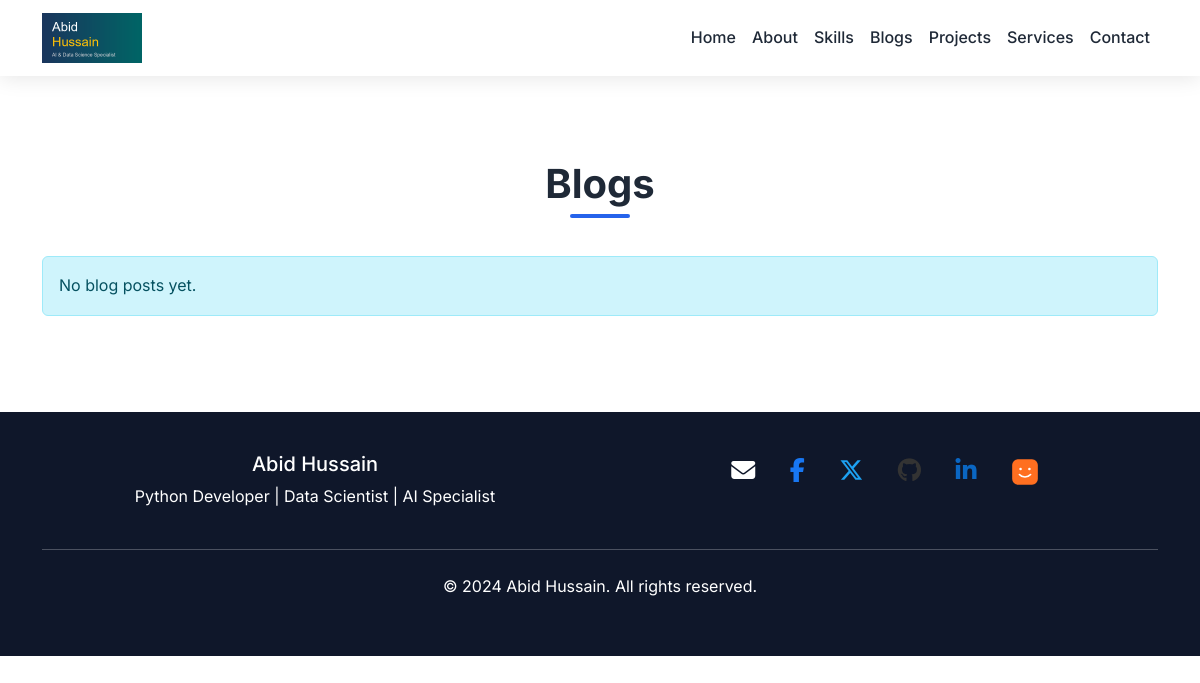
/blogs/, run on an earlier commit of the app's database.
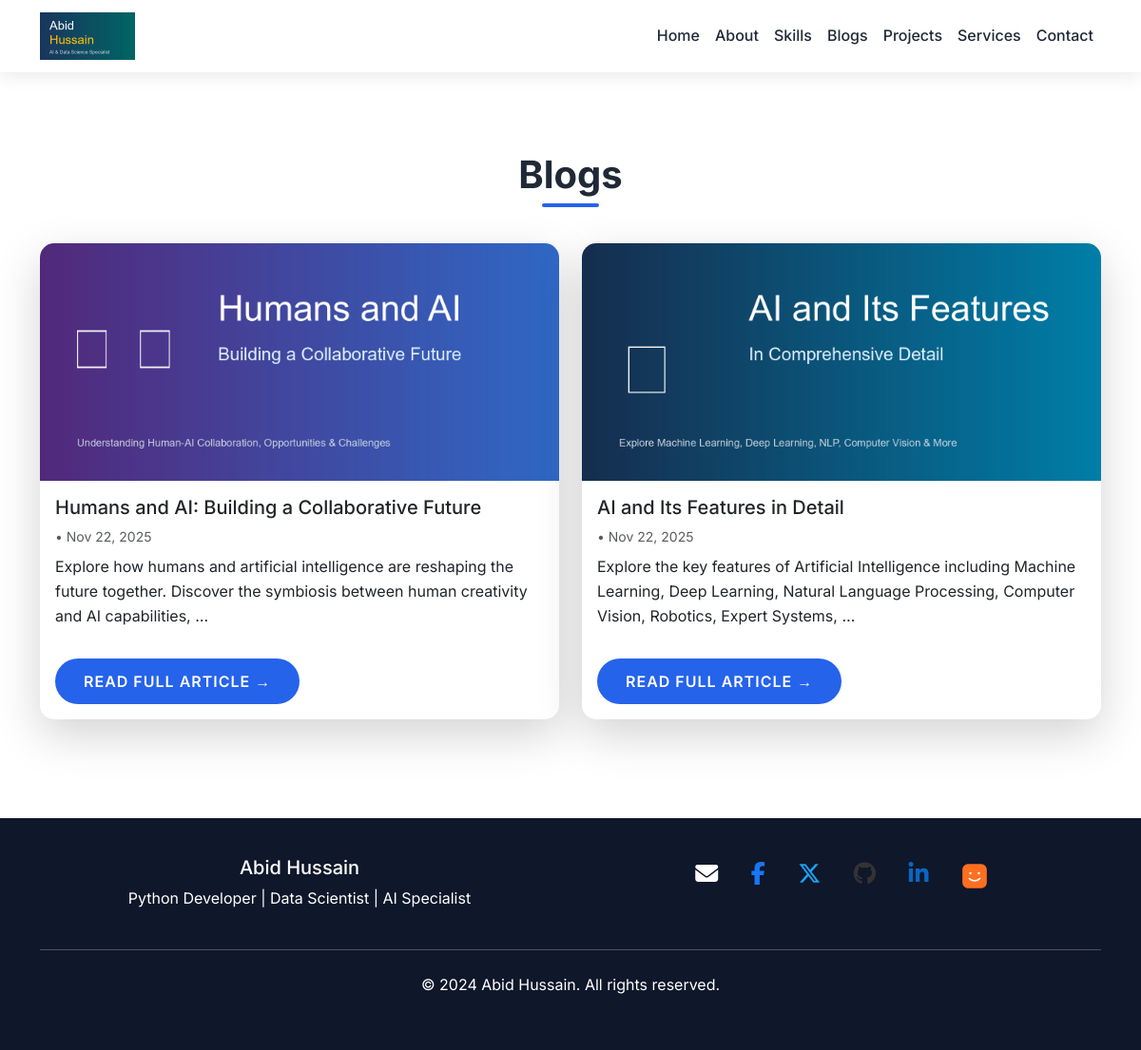
And on a later commit of the database.
### portfolio/models.py (models this page shows, shortened)
class Blog(models.Model):
    title = models.CharField(max_length=255)
    slug = models.SlugField(max_length=255, unique=True)
    author = models.ForeignKey(User, on_delete=models.CASCADE, related_name='blog_posts', null=True, blank=True)
    excerpt = models.TextField(blank=True)
    content = models.TextField()
    published_date = models.DateField(null=True, blank=True)
    created_at = models.DateTimeField(auto_now_add=True)
    updated_at = models.DateTimeField(auto_now=True)
    image = models.ImageField(upload_to='blog/', blank=True, null=True)
    class Meta:
        ordering = ['-published_date', '-created_at']

### portfolio/views/main.py (the view)
# urls.py: path('blogs/', views.blogs, name='blogs'),
def blogs(request):
    try:
        posts = Blog.objects.all()
        return render(request, 'portfolio/blogs.html', {'posts': posts, 'profile': Profile.objects.first()})
    except Exception as e:
        return render(request, 'portfolio/error.html', {'error': str(e)})

### portfolio/context_processors.py (called while the page is built)
def site_profile(request):
    try:
        profile = Profile.objects.first()
    except:
        profile = None
    site_url = f"{request.scheme}://{request.get_host()}"
    return {
        'site_profile': profile,
        'site_url': site_url,
        'meta_title': getattr(profile, 'name', 'Abid Hussain') + ' - Portfolio',
        'meta_description': getattr(profile, 'objective', 'Python Developer, Data Scientist, and AI Specialist'),
        'meta_image': f"{site_url}{profile.profile_image.url}" if profile and profile.profile_image else f"{site_url}/static/professional_headshot.jpg",
        'meta_keywords': 'Python, Django, Data Science, AI, Machine Learning, Web Development',
        'meta_author': getattr(profile, 'name', 'Abid Hussain'),
    }

### portfolio/templates/portfolio/blogs.html (shortened to what this page needs)
{% extends 'portfolio/base.html' %}
{% block content %}
<section class="section-padding">
    <div class="container">
        <h2 class="section-title text-center">Blogs</h2>
        <div class="row">
            {% for post in posts %}
            <div class="col-lg-6 mb-4">
                <div class="card h-100 shadow-lg border-0 rounded-lg overflow-hidden transition">
                    {% if post.image %}
                    <img src="{{ post.image.url }}" alt="{{ post.title }}" class="card-img-top" style="height: 250px; object-fit: cover;">
                    {% else %}
                    <div class="bg-gradient-to-r from-blue-500 to-purple-600" style="height: 250px; background: linear-gradient(135deg, #667eea 0%, #764ba2 100%);"></div>
                    {% endif %}
                    <div class="card-body">
                        <h5 class="card-title font-weight-bold">{{ post.title }}</h5>
                        <div class="post-meta small text-muted mb-2">
                            {% if post.published_date %}
                            <span> • {{ post.published_date|date:"M d, Y" }}</span>
                            {% endif %}
                        </div>
                        {% if post.excerpt %}
                        <p class="card-text">{{ post.excerpt|truncatewords:20 }}</p>
                        {% else %}
                        <p class="card-text">{{ post.content|striptags|truncatewords:20 }}</p>
                        {% endif %}
                        <a href="{% url 'portfolio:blog_detail' post.slug %}" class="btn btn-primary mt-3">Read Full Article →</a>
                    </div>
                </div>
            </div>
            {% empty %}
            <div class="col-12">
                <div class="alert alert-info">No blog posts yet.</div>
            </div>
            {% endfor %}
        </div>
    </div>
</section>
{% endblock %}

What changed in the data, as far as the page shows it:
added Blog: image (picture), title "Humans and AI: Building a Collaborative Future", published_date "Nov 22, 2025", excerpt "Explore how humans and artificial intelligence are reshaping the future together. Discover the symbiosis between human creativity and AI capabilities, …"
added Blog: image (picture), title "AI and Its Features in Detail", published_date "Nov 22, 2025", excerpt "Explore the key features of Artificial Intelligence including Machine Learning, Deep Learning, Natural Language Processing, Computer Vision, Robotics, Expert Systems, …"
Also different on the page:
text no longer shown: "No blog posts yet."
